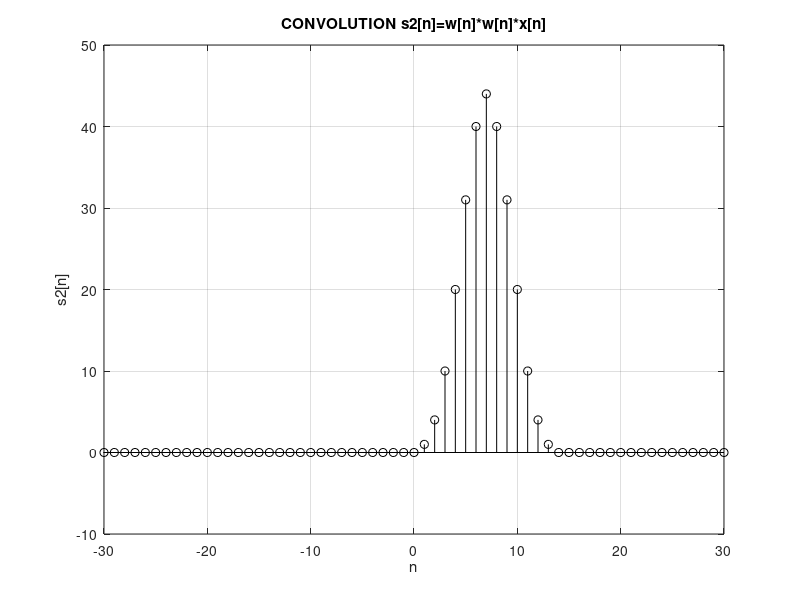

Recreate this plot in MATLAB.
clc 
clear all 
close all
n=-10:10;
u1=[zeros(1,10),ones(1,11)];%u(n)
u2=[zeros(1,14),ones(1,7)]%u(n-4);
w=u1-u2;



u3=[zeros(1,18),ones(1,3)];%u(n-8)
x=(n.*u1)-(2.*(n-4).*u2)+((n-8).*u3)



s1=[conv(w,w)]
s2=conv(s1,x)
n2=-30:30
stem(n2,s2,'k')
grid on
axis([-30 30 -10 50])
title('CONVOLUTION s2[n]=w[n]*w[n]*x[n]')
ylabel('s2[n]');
xlabel('n');
